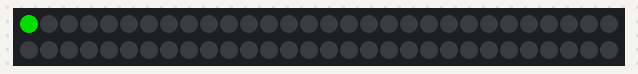
Bench run of a sketch on a simulated Arduino Uno, built with avr-gcc and run on an emulated ATmega328P. Parts: 60 RGB LEDs in strip order, left to right, continuing on the next row. Dim RGB values are drawn brighter than linear.

Above: at 0.1 s.
At 5.97 s:
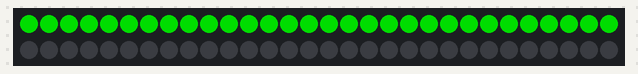
At 12.05 s:
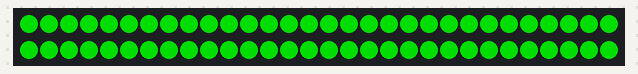
At 18.13 s:
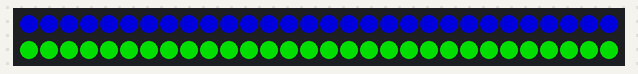
At 24.2 s:
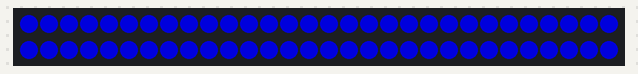
At 39.8 s:
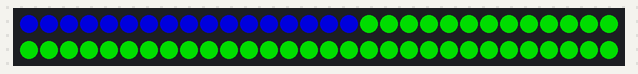

The sketch:

neosimple.ino
```cpp
#include <Adafruit_NeoPixel.h>

#define NB_LED 60
#define PIN 7

Adafruit_NeoPixel *bus;

void setup() {
  Serial.begin(115200);

  bus = new Adafruit_NeoPixel(NB_LED, PIN);
  bus->begin();
  bus->show();
}

void loop() {
  for(int i = 0; i < NB_LED ; i++) {

    bus->setPixelColor(i, bus->Color(0,150,0));

    bus->show();

    delay(200);

  }

  for(int i = 0; i < NB_LED ; i++) {

    bus->setPixelColor(i, bus->Color(0,0,150));

    bus->show();

    delay(200);

  }
}
```
